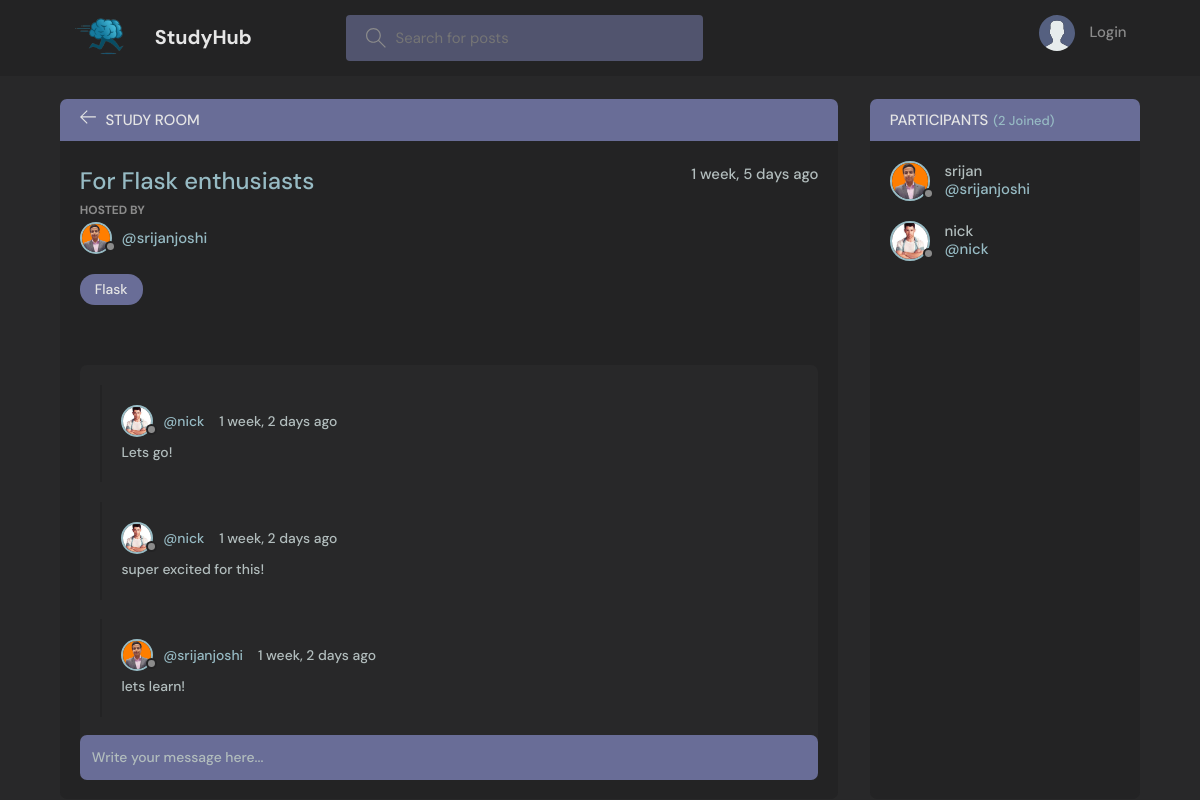
/room/5/, run on the app's committed database.
### base/models.py (models this page shows, shortened)
class Room(models.Model):
    host = models.ForeignKey(User, on_delete=models.SET_NULL, null=True)
    topic = models.ForeignKey(Topic, on_delete=models.SET_NULL, null=True)
    name = models.CharField(max_length=200)
    description = models.TextField(null=True, blank=True)
    participants = models.ManyToManyField(
        User, related_name='participants', blank=True)
    updated = models.DateTimeField(auto_now=True)
    created = models.DateTimeField(auto_now_add=True)
    class Meta:
        ordering = ['-updated', '-created']

class User(AbstractUser):
    name = models.CharField(max_length=200, null=True)
    email = models.EmailField(unique=True, null=True)
    bio = models.TextField(null=True)
    avatar = models.ImageField(null=True, default="avatar.svg")
    USERNAME_FIELD = 'email'
    REQUIRED_FIELDS = []

class Topic(models.Model):
    name = models.CharField(max_length=200)
    def __str__(self):
        return self.name

class Message(models.Model):
    user = models.ForeignKey(User, on_delete=models.CASCADE)
    room = models.ForeignKey(Room, on_delete=models.CASCADE)
    body = models.TextField()
    updated = models.DateTimeField(auto_now=True)
    created = models.DateTimeField(auto_now_add=True)
    class Meta:
        ordering = ['-updated', '-created']

### base/views.py (the view, shortened to what this page needs)
# urls.py: path('room/<str:pk>/', views.room, name="room"),
def room(request, pk):
    room = Room.objects.get(id=pk)
    room_messages = room.message_set.all()
    participants = room.participants.all()
    context = {'room': room, 'room_messages': room_messages,
               'participants': participants}
    return render(request, 'base/room.html', context)

### base/templates/base/room.html (shortened to what this page needs)
{% extends 'main.html' %} {% block content %}
<main class="profile-page layout layout--2">
  <div class="container">
    <div class="room">
      <div class="room__top">
        <div class="room__topLeft">
          <a href="{% url 'home' %}">
            <svg
              version="1.1"
              xmlns="http://www.w3.org/2000/svg"
              width="32"
              height="32"
              viewBox="0 0 32 32"
            >
              <title>arrow-left</title>
              <path
                d="M13.723 2.286l-13.723 13.714 13.719 13.714 1.616-1.611-10.96-10.96h27.625v-2.286h-27.625l10.965-10.965-1.616-1.607z"
              ></path>
            </svg>
          </a>
          <h3>Study Room</h3>
        </div>
      </div>
      <div class="room__box scroll">
        <div class="room__header scroll">
          <div class="room__info">
            <h3>{{room.name}}</h3>
            <span>{{room.created|timesince}} ago</span>
          </div>
          <div class="room__hosted">
            <p>Hosted By</p>
            <a
              href="{% url 'user-profile' room.host.id %}"
              class="room__author"
            >
              <div class="avatar avatar--small">
                <img src="{{room.host.avatar.url}}" />
              </div>
              <span>@{{room.host.username}}</span>
            </a>
          </div>
          <span class="room__topics">{{room.topic}}</span>
        </div>
        <div class="room__conversation">
          <div class="threads scroll">
            {% for message in room_messages %}
            <div class="thread">
              <div class="thread__top">
                <div class="thread__author">
                  <a
                    href="{% url 'user-profile' message.user.id %}"
                    class="thread__authorInfo"
                  >
                    <div class="avatar avatar--small">
                      <img src="{{message.user.avatar.url}}" />
                    </div>
                    <span>@{{message.user.username}}</span>
                  </a>
                  <span class="thread__date"
                    >{{message.created|timesince}} ago</span
                  >
                </div>
              </div>
              <div class="thread__details">{{message.body}}</div>
            </div>
            {% endfor %}
          </div>
        </div>
      </div>
      <div class="room__message">
        <form action="" method="POST">
          <input name="body" placeholder="Write your message here..." />
        </form>
      </div>
    </div>
    <div class="participants">
      <h3 class="participants__top">
        Participants <span>({{participants.count}} Joined)</span>
      </h3>
      <div class="participants__list scroll">
        {% for user in participants %}
        <a href="{%  url 'user-profile' user.id %}" class="participant">
          <div class="avatar avatar--medium">
            <img src="{{user.avatar.url}}" />
          </div>
          <p>
            {{user.name}}
            <span>@{{user.username}}</span>
          </p>
        </a>
        {% endfor %}
      </div>
    </div>
  </div>
</main>
{% endblock content %}

### data on the page
Room: name "For Flask enthusiasts", created "1 week, 5 days", host.avatar (picture), host.username "srijanjoshi", topic "Flask"
Message: user.avatar (picture), user.username "nick", created "1 week, 2 days", body "Lets go!"
Message: user.avatar (picture), user.username "nick", created "1 week, 2 days", body "super excited for this!"
Message: user.avatar (picture), user.username "srijanjoshi", created "1 week, 2 days", body "lets learn!"
User: avatar (picture), name "srijan", username "srijanjoshi"
User: avatar (picture), name "nick", username "nick"

### other printed values
{{ participants.count }} "2"
